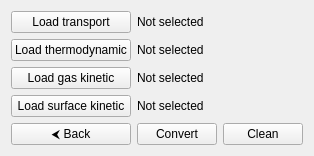
<?xml version="1.0" encoding="UTF-8"?>
<ui version="4.0">
    <class>ChemkinToCanteraPage</class>
    <widget class="QWidget" name="ChemkinToCanteraPage">
        <layout class="QGridLayout" name="gridLayout">
            <!-- Row 0 -->
            <item row="0" column="0">
                <widget class="QPushButton" name="transportButton">
                    <property name="text">
                        <string>Load transport</string>
                    </property>
                    <property name="toolTip">
                        <string>Load Chemkin transport file</string>
                    </property>
                </widget>
            </item>
            <item row="0" column="1" colspan="2">
                <widget class="QLabel" name="transportLabel">
                    <property name="text">
                        <string>Not selected</string>
                    </property>
                </widget>
            </item>

            <!-- Row 1 -->
            <item row="1" column="0">
                <widget class="QPushButton" name="thermoButton">
                    <property name="text">
                        <string>Load thermodynamic</string>
                    </property>
                    <property name="toolTip">
                        <string>Load Chemkin thermodynamic file</string>
                    </property>
                </widget>
            </item>
            <item row="1" column="1" colspan="2">
                <widget class="QLabel" name="thermoLabel">
                    <property name="text">
                        <string>Not selected</string>
                    </property>
                </widget>
            </item>

            <!-- Row 2 -->
            <item row="2" column="0">
                <widget class="QPushButton" name="kineticButton">
                    <property name="text">
                        <string>Load gas kinetic</string>
                    </property>
                    <property name="toolTip">
                        <string>Load Chemkin gas kintic file</string>
                    </property>
                </widget>
            </item>
            <item row="2" column="1" colspan="2">
                <widget class="QLabel" name="kineticLabel">
                    <property name="text">
                        <string>Not selected</string>
                    </property>
                </widget>
            </item>

            <!-- Row 3 -->
            <item row="3" column="0">
                <widget class="QPushButton" name="surfaceButton">
                    <property name="text">
                        <string>Load surface kinetic</string>
                    </property>
                    <property name="toolTip">
                        <string>Load Chemkin surface kintic file</string>
                    </property>
                </widget>
            </item>
            <item row="3" column="1" colspan="2">
                <widget class="QLabel" name="surfaceLabel">
                    <property name="text">
                        <string>Not selected</string>
                    </property>
                </widget>
            </item>
            


            <!-- Row 4 -->
            <item row="4" column="0">
                <widget class="QPushButton" name="backButton">
                    <property name="text">
                        <string>&#x2B9C; Back</string>
                    </property>
                    <property name="toolTip">
                        <string>Go back to chemistry input page</string>
                    </property>
                </widget>
            </item>
            <item row="4" column="1">
                <widget class="QPushButton" name="convertButton">
                    <property name="text">
                        <string>Convert</string>
                    </property>
                    <property name="toolTip">
                        <string>Convert Chemkin into Cantera input file</string>
                    </property>
                </widget>
            </item>
            <item row="4" column="2">
                <widget class="QPushButton" name="cleanButton">
                    <property name="text">
                        <string>Clean</string>
                    </property>
                    <property name="toolTip">
                        <string>Clean file paths</string>
                    </property>
                </widget>
            </item>
        </layout>
    </widget>
</ui>
